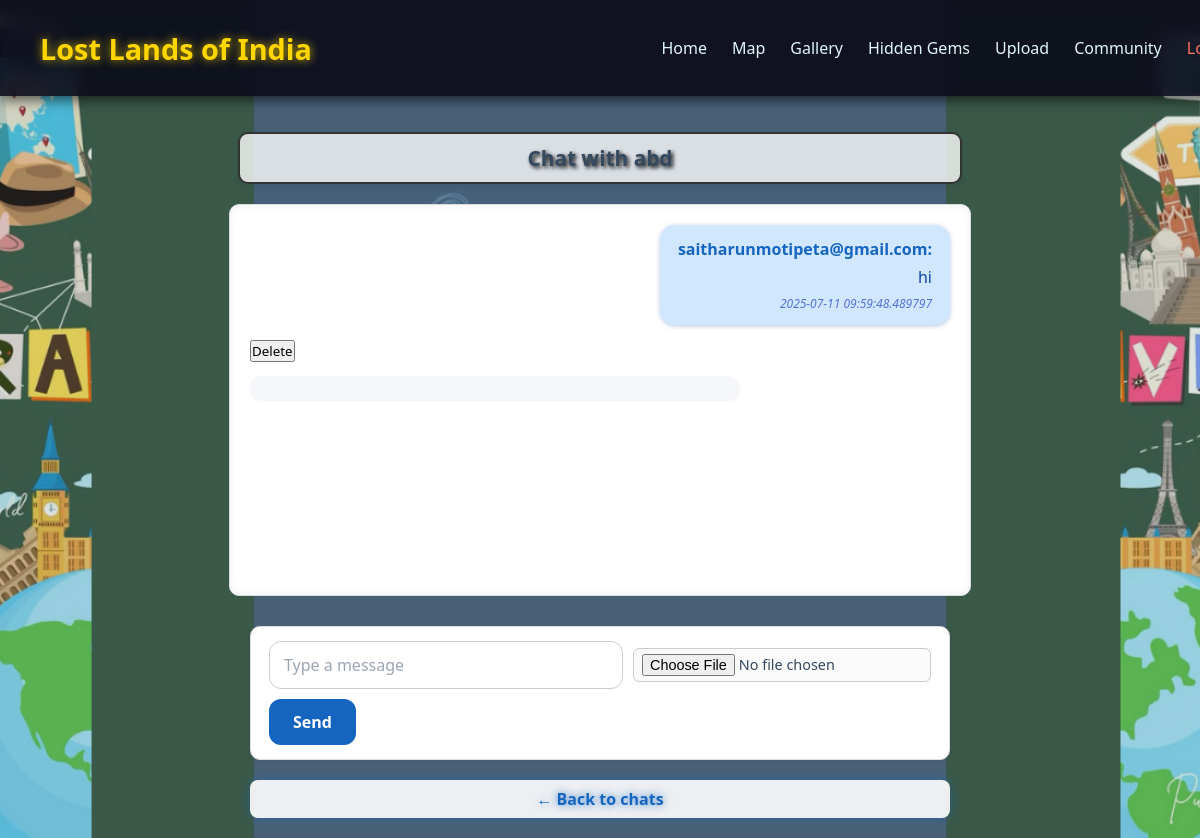
Page /chat/abc@gmail.com (signed in) on the committed database.
### models.py (models this page shows, shortened)
class User(db.Model, UserMixin):
    id = db.Column(db.Integer, primary_key=True)
    name = db.Column(db.String(150), nullable=False)  # Add name field
    email = db.Column(db.String(150), nullable=False, unique=True)
    password = db.Column(db.String(150), nullable=False)

class ChatMessage(db.Model):
    id = db.Column(db.Integer, primary_key=True)
    sender_email = db.Column(db.String(120), db.ForeignKey('user.email'), nullable=False)
    receiver_email = db.Column(db.String(120), db.ForeignKey('user.email'), nullable=False)
    message = db.Column(db.Text, nullable=True)
    file_path = db.Column(db.String(255), nullable=True)
    timestamp = db.Column(db.DateTime, default=datetime.utcnow, nullable=False)

### routes.py (the view)
@app.route('/chat/<receiver_email>', methods=['GET'])
@login_required
def chat_with_user(receiver_email):
    receiver = User.query.filter_by(email=receiver_email).first()
    if not receiver:
        return render_template('error.html', message="User not found")
    messages = ChatMessage.query.filter(
        ((ChatMessage.sender_email == current_user.email) & (ChatMessage.receiver_email == receiver_email)) |
        ((ChatMessage.sender_email == receiver_email) & (ChatMessage.receiver_email == current_user.email))
    ).order_by(ChatMessage.timestamp.asc()).all()
    return render_template('chat_with_user.html', receiver=receiver, messages=messages)

### routes.py (called while the page is built)
@login_manager.user_loader
def load_user(user_id):
    return User.query.get(int(user_id))

### templates/chat_with_user.html (shortened to what this page needs)
<!DOCTYPE html>
<html lang="en">
<head>
</head>
<body>
  <header>
    <nav>
      <div class="logo">
        <h1>Lost Lands of India</h1>
      </div>
      <div class="menu">
        <a href="{{ url_for('home') }}">Home</a>
        <a href="{{ url_for('india') }}">Map</a>
        <a href="{{ url_for('gallery') }}">Gallery</a>
        <a href="{{ url_for('hiddengems') }}">Hidden Gems</a>
        <a href="{{ url_for('upload') }}">Upload</a>
        <a href="{{ url_for('plan_trip') }}">Community</a>
        <a href="{{ url_for('logout') }}" class="logout">Logout</a>
      </div>
    </nav>
  </header>
  <h2>Chat with {{ receiver.name }}</h2>
  <div id="chat-messages" tabindex="0">
    {% for message in messages %}
      <p {% if message.sender_email == current_user.email %} data-sender="self" {% endif %}>
        <strong>{{ message.sender_email }}:</strong> {{ message.message }}
        <em>{{ message.timestamp }}</em>
        {% if message.sender_email == current_user.email %}
          <form method="POST" action="{{ url_for('delete_message', message_id=message.id) }}" style="display: inline;">
            <button type="submit" onclick="return confirm('Are you sure you want to delete this message?');">Delete</button>
          </form>
        {% endif %}
      </p>
    {% endfor %}
  </div>
  <form id="send-message-form" method="POST" action="{{ url_for('send_message') }}" enctype="multipart/form-data">
    <input type="text" name="message" placeholder="Type a message" required />
    <input type="file" name="file" />
    <button type="submit">Send</button>
  </form>
  <a class="back-link" href="{{ url_for('chat') }}">← Back to chats</a>
</body>
</html>

### rows in the picture
User: name "abd"
ChatMessage: sender_email "saitharunmotipeta@gmail.com", message "hi", timestamp "2025-07-11 09:59:48.489797"
